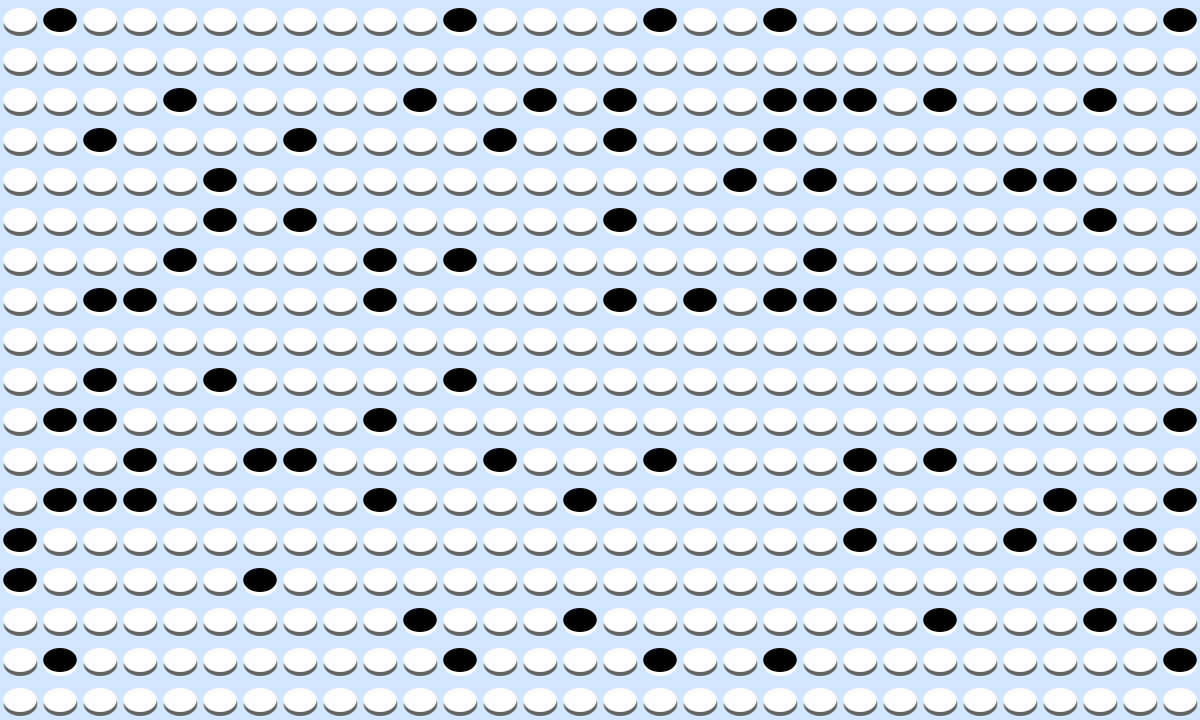
Frame 1 (no input)
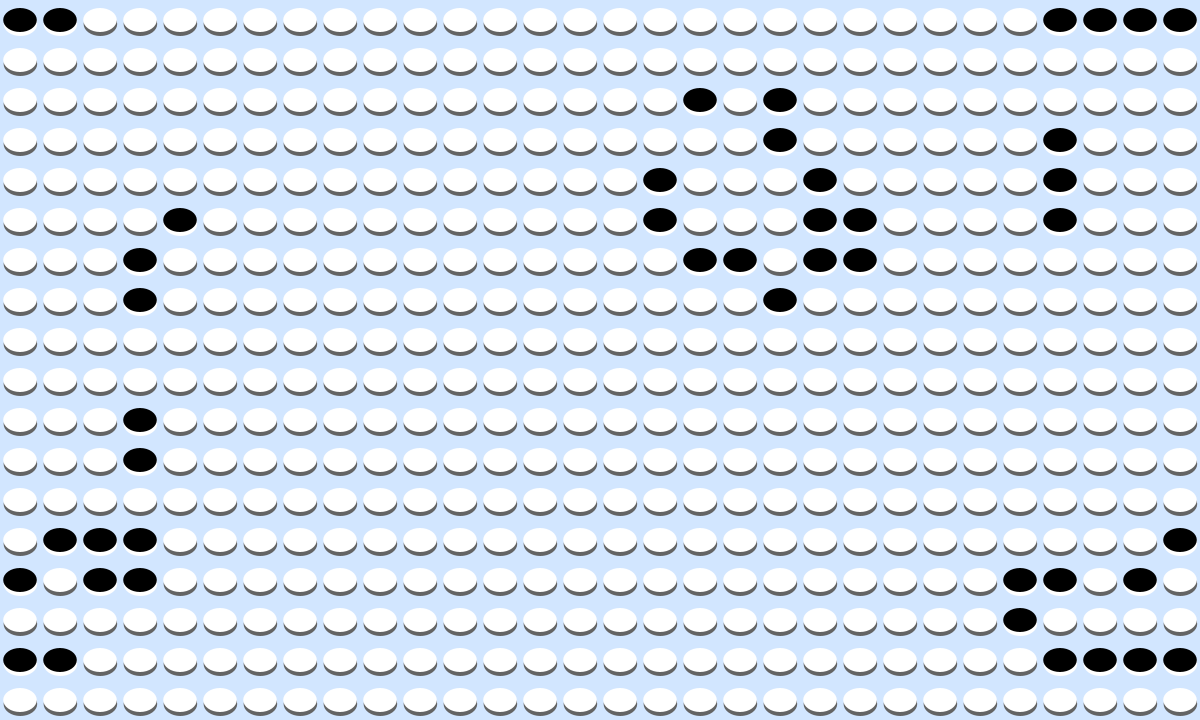
Frame 60 (the mouse pressed at the canvas centre just before this capture)
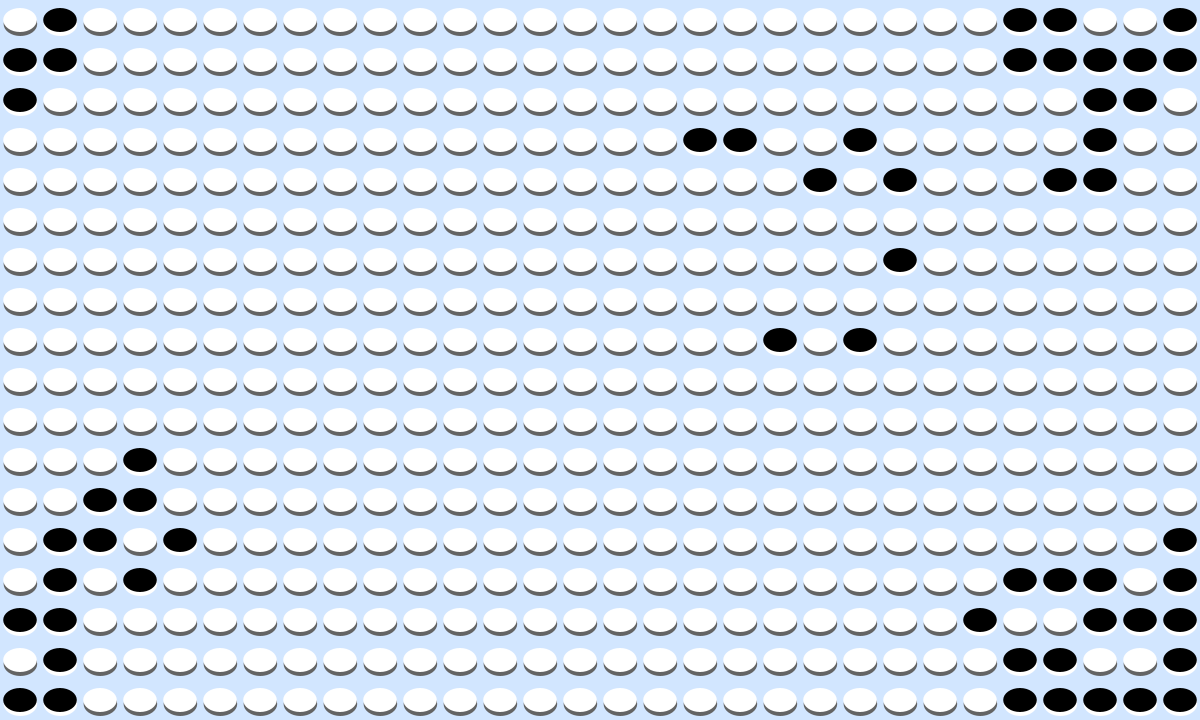
Frame 120 (the mouse held since frame 60 and released just before this capture)

The Processing sketch that drew these frames (run headless with seeded random() and noise(); from frame 60 on, the mouse is pressed at the canvas centre):

// Processing sketch: sketch_RevGoL
// ── sketch_RevGoL.pde
// RevGoL: Reversi Game of Life
//     by Akira Kageyama, Kobe Univ., Japan (kage@port.kobe-u.ac.jp, sgks@mac.com)
//     on 2018.04.09
// 
// A Game of Life by Processing
//   - Torus geometry, i.e., under the periodic boundary condition.
//   - Reversi-like pieces for alive (red) or dead (white) state of each cell.//
//
// Based on the following example:
//      https://processing.org/examples/gameoflife.html
//      by Joan Soler-Adillon 
//


// Size of cells
int cellSize = 40;

// Number of cell in x and y
int Nx, Ny;


// How likely for a cell to be alive at start (in percentage)
float probabilityOfAliveAtStart = 15;

// Variables for timer
int interval = 200;
int lastRecordedTime = 0;


// Array of cells
int[][] cells; 
// Buffer to record the state of the cells and use this while changing the others in the interations
int[][] cellsCarbonCopy; 

// Pause
boolean pause = false;



void setup() {
  // size (640, 360);
  size (1200, 720);
  Nx = width / cellSize;
  Ny = height / cellSize;
  println("Nx, Ny = ", Nx, Ny);
  println("Space=>stop/start. 'c'=>clear, 'r'=>random, Return=>one step, Mouse click=>cell reversal.");

  cells = new int[Nx][Ny];
  cellsCarbonCopy = new int[Nx][Ny];

  // No stroke around each circle.
  noStroke();

  // Anti-aliasing  
  smooth(8);

  // Initialization
  for (int i=1; i<Nx-1; i++) {
    for (int j=1; j<Ny-1; j++) {
      float state = random (100);
      if (state > probabilityOfAliveAtStart) { 
        state = 0;
      } else {
        state = 1;
      }
      cells[i][j] = int(state); // Save state of each cell
    }
  }

  boundaryCondition();
  copyCells();

  //background(210, 220, 250);
}


void place_alive_piece(int i, int j) {
  fill(255, 255, 255); 
  ellipse(i*cellSize+0.51*cellSize, j*cellSize+0.6*cellSize, 
    0.84*cellSize, 0.6*cellSize);
  // fill(220, 40, 40); // red piece 
  fill(0); // black
  ellipse(i*cellSize+0.5*cellSize, j*cellSize+0.5*cellSize, 
    0.84*cellSize, 0.6*cellSize);
}


void place_dead_piece(int i, int j) {
  // fill(200, 100, 150); //pink
  fill(100); // gray
  ellipse(i*cellSize+0.51*cellSize, j*cellSize+0.6*cellSize, 
    0.84*cellSize, 0.6*cellSize);
  fill(255); 
  ellipse(i*cellSize+0.5*cellSize, j*cellSize+0.5*cellSize, 
    0.84*cellSize, 0.6*cellSize);
}


void place_pieces() {
  for (int i=0; i<Nx; i++) {
    for (int j=0; j<Ny; j++) {
      if (cells[i][j]==1) {
        place_alive_piece(i, j);
      } else {
        place_dead_piece(i, j);
      }
    }
  }
}


void draw() {

  background(210, 230, 255);

  place_pieces();

  if (millis()-lastRecordedTime>interval) {
    if (!pause) {
      stepTime();
      lastRecordedTime = millis();
    }
  }

  if (pause && mousePressed) {
    int xCellOver = int(map(mouseX, 0, width, 0, Nx));
    xCellOver = constrain(xCellOver, 0, Nx-1);
    int yCellOver = int(map(mouseY, 0, height, 0, Ny));
    yCellOver = constrain(yCellOver, 0, Ny-1-1);

    if (cellsCarbonCopy[xCellOver][yCellOver]==1) { // alive
      cells[xCellOver][yCellOver]=0; // Kill
    } else { // dead
      cells[xCellOver][yCellOver]=1; // Make alive
    }
  } else if (pause && !mousePressed) { 
    boundaryCondition();
    copyCells();
  }
}



void stepTime() {  
  for (int i=1; i<Nx-1; i++) {
    for (int j=1; j<Ny-1; j++) {
      int neighbours = 0; // Number of alive neighboours.
      for (int ii=i-1; ii<=i+1; ii++) {
        for (int jj=j-1; jj<=j+1; jj++) {  
          if ((ii==i)&&(jj==j)) continue;
          if (cellsCarbonCopy[ii][jj]==1) {
            neighbours ++;
          }
        }
      }
      if (cellsCarbonCopy[i][j]==1) { // The cell is alive.
        if (neighbours < 2 || neighbours > 3) {
          cells[i][j] = 0; // Die unless it has 2 or 3 neighbours
        }
      } else { // The cell is dead.      
        if (neighbours == 3 ) {
          cells[i][j] = 1; // Only if it has 3 neighbours
        }
      }
    }
  }

  boundaryCondition();
  copyCells();
}

void keyPressed() {
  if (key=='r' || key == 'R') {
    // Restart: reinitialization of cells
    for (int i=1; i<Nx-1; i++) {
      for (int j=0; j<Ny-1; j++) {
        float state = random (100);
        if (state > probabilityOfAliveAtStart) {
          state = 0;
        } else {
          state = 1;
        }
        cells[i][j] = int(state); // Save state of each cell
      }
    }
    boundaryCondition();
    copyCells();
  }
  if (key==' ') { // On/off of pause
    pause = !pause;
  }
  if (key=='c' || key == 'C') { // Clear all
    for (int x=0; x<width/cellSize; x++) {
      for (int y=0; y<height/cellSize; y++) {
        cells[x][y] = 0; // Save all to zero
      }
    }
  }
  if (key=='\n') {
    stepTime();
  }
}


void boundaryCondition() {
  //
  // When Nx = 10
  //
  //       0    1    2    3    4    5    6    7    8    9
  //       o----o----o----o----o----o----o----o----o----o
  //       |    |                                  |    |
  //   ----o----o                                  o----o----
  //       8    9                                  0    1
  for (int j=1; j<Ny; j++) {
    cells[   0][j] = cells[Nx-2][j];
    cells[Nx-1][j] = cells[   1][j];
  }
  for (int i=0; i<Nx; i++) {
    cells[i][   0] = cells[i][Ny-2];
    cells[i][Ny-1] = cells[i][   1];
  }
}


void copyCells() {
  for (int i=0; i<Nx; i++) {
    for (int j=0; j<Ny; j++) {
      cellsCarbonCopy[i][j] = cells[i][j];
    }
  }
}
